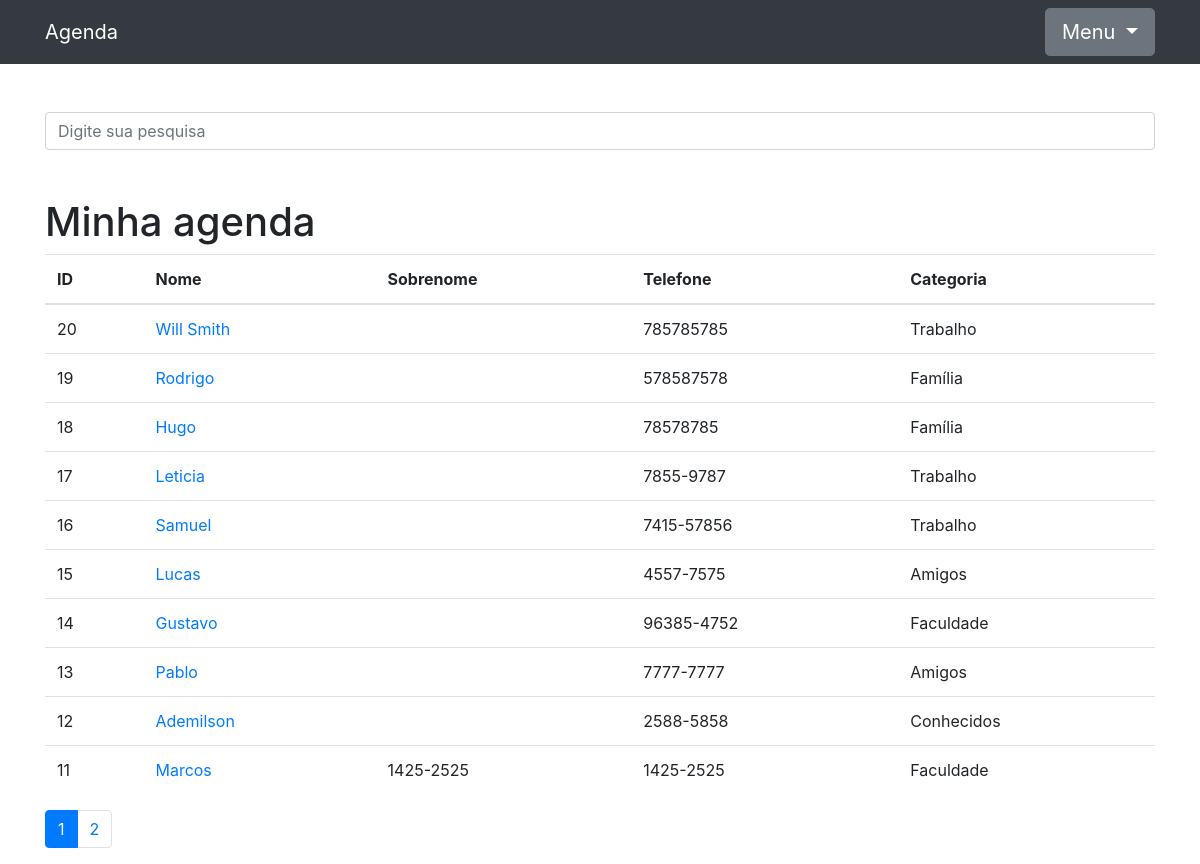
The app's page /, older data.
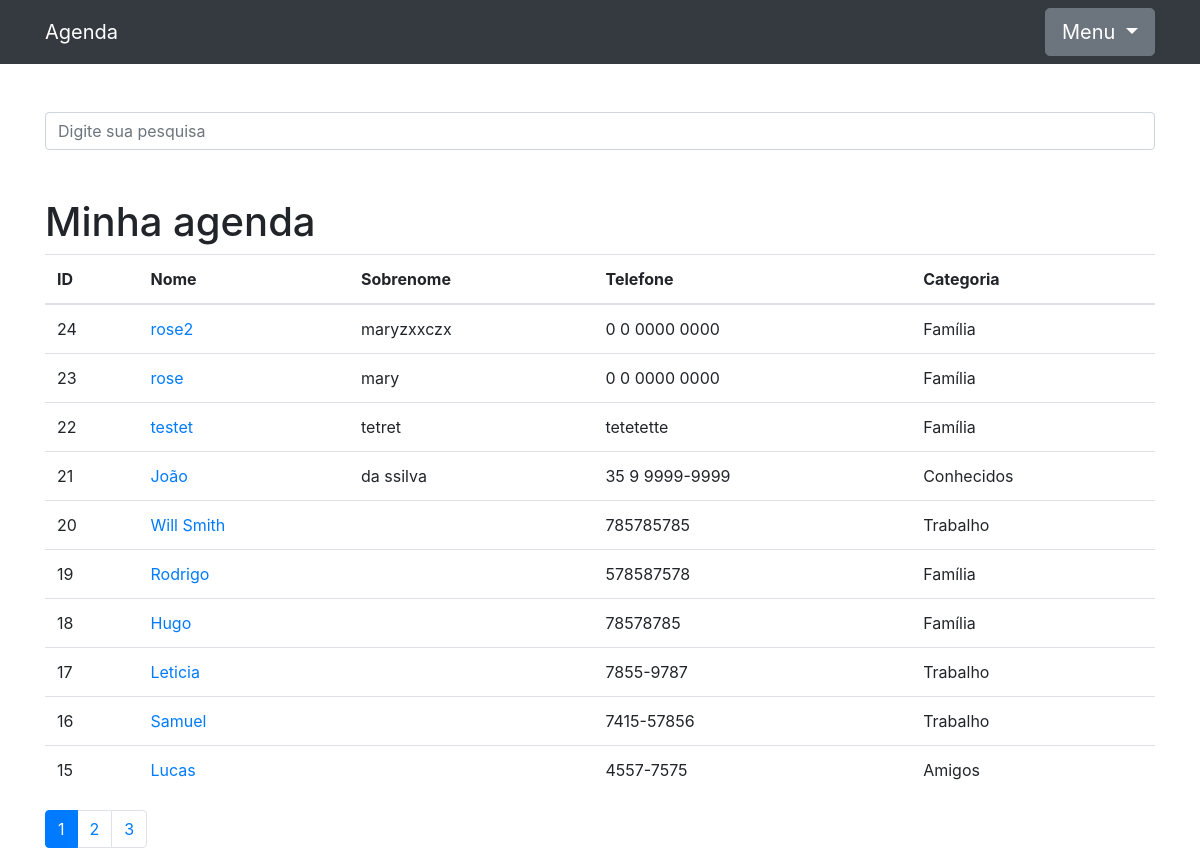
The same page, newer data.
### contatos/models.py (models this page shows, shortened)
class Contato(models.Model):
    nome = models.CharField(max_length=60)
    sobrenome = models.CharField(max_length=60, blank=True)
    telefone = models.CharField(max_length=60)
    email = models.CharField(max_length=60, blank=True)
    data_criacao = models.DateTimeField(default=timezone.now)
    descricao = models.TextField(blank=True)
    categoria = models.ForeignKey(Categoria, on_delete=models.DO_NOTHING)
    mostrar = models.BooleanField(default=True)
    foto = models.ImageField(blank=True, upload_to='foto/%Y/%m')

class Categoria(models.Model):
    nome = models.CharField(max_length=255)
    def __str__(self):
        return self.nome

### contatos/views.py (the view)
# urls.py: path('', views.index, name='index'),
def index(request):   ## Aq coloca o filtro do id aula 172
    contatos = Contato.objects.order_by('-id').filter(
        mostrar=True
    )
    paginator = Paginator(contatos, 10)  ## Coloca o tanto de item vai aparecer por pagina
    page = request.GET.get('p')         ## Coloca no html aq ficou no indexxxx
    contatos = paginator.get_page(page)
    return render(request, 'contatos/index.html', {
        'contatos': contatos
    }) ###  Vai adicionar a classe contatos

### contatos/templates/contatos/index.html (shortened to what this page needs)
{% extends 'base.html' %}
{%block conteudo%}
<h1 class="mt-5">Minha agenda</h1>
<table class="table">
  <thead>
    <tr>
      <th>ID</th>
      <th>Nome</th>
      <th>Sobrenome</th>
      <th>Telefone</th>
      <th>Categoria</th>
    </tr>
  </thead>
  <tbody>
    {% for contato in contatos %}
      <tr>
        <td>{{ contato.id }}</td>
        <td>
          <a href="{% url 'ver_contato' contato.id %} "> {{ contato.nome }} </a>
        </td>
        <td> {{ contato.sobrenome }} </td>
        <td> {{ contato.telefone }} </td>
        <td> {{ contato.categoria }} </td>
      </tr>
    {% endfor %}
  </tbody>
</table>
<nav aria-label="Page navigation example">
  <ul class="pagination">
    {% for pagina in contatos.paginator.page_range %}
      {% if contatos.number == pagina %}
        <li class="page-item active"><a class="page-link" href="?p={{ pagina }}&termo={{ request.GET.termo }}">{{ pagina }}</a></li>
      {% else %}
        <li class="page-item"><a class="page-link" href="?p={{ pagina }}&termo={{ request.GET.termo }}">{{ pagina }}</a></li>
      {%endif%}
    {% endfor %}
  </ul>
</nav>
{%endblock%}

Row changes from the older to the newer data that the page shows:
no longer on this page (row unchanged): Contato: id "14", nome "Gustavo", telefone "96385-4752", categoria "Faculdade"
no longer on this page (row unchanged): Contato: id "13", nome "Pablo", telefone "7777-7777", categoria "Amigos"
no longer on this page (row unchanged): Contato: id "12", nome "Ademilson", telefone "2588-5858", categoria "Conhecidos"
no longer on this page (row unchanged): Contato: id "11", nome "Marcos", sobrenome "1425-2525", telefone "1425-2525", categoria "Faculdade"
added Contato: id "24", nome "rose2", sobrenome "maryzxxczx", telefone "0 0 0000 0000", categoria "Família"
added Contato: id "23", nome "rose", sobrenome "mary", telefone "0 0 0000 0000", categoria "Família"
added Contato: id "22", nome "testet", sobrenome "tetret", telefone "tetetette", categoria "Família"
added Contato: id "21", nome "João", sobrenome "da ssilva", telefone "35 9 9999-9999", categoria "Conhecidos"
Text that changed along with them:
new list line: "3"
